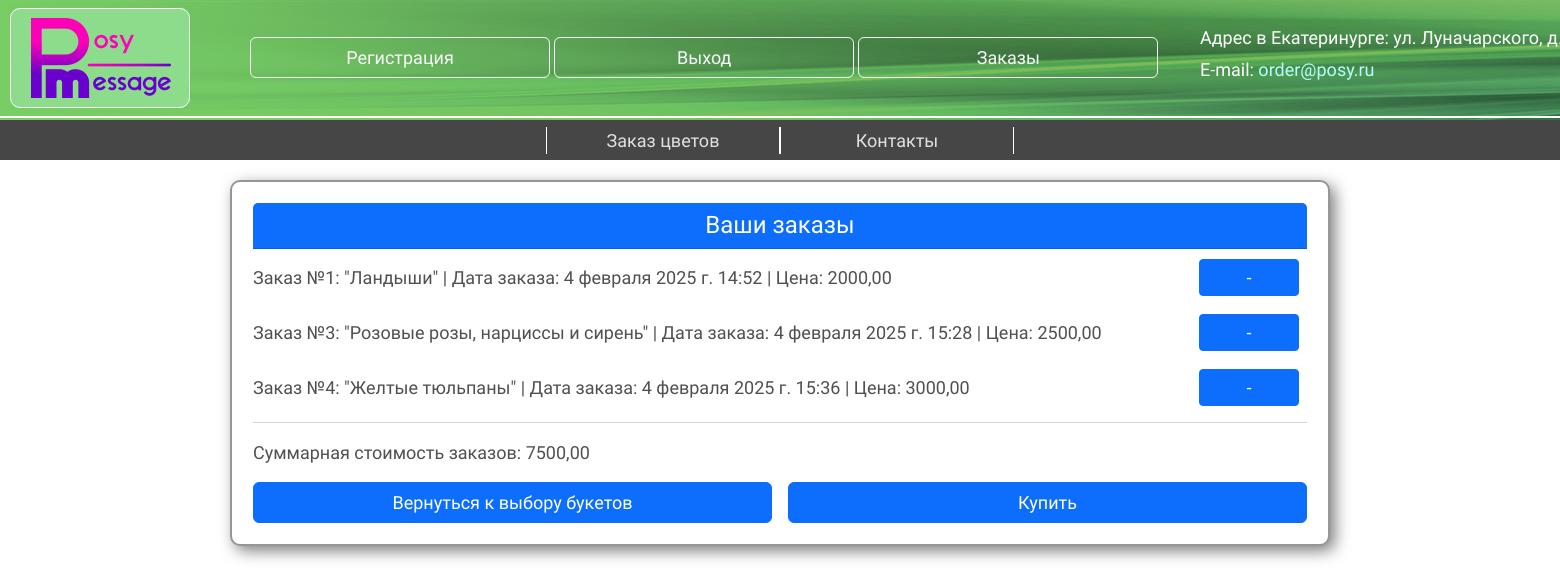
The page /orders/ (signed in) on the database as committed earlier.
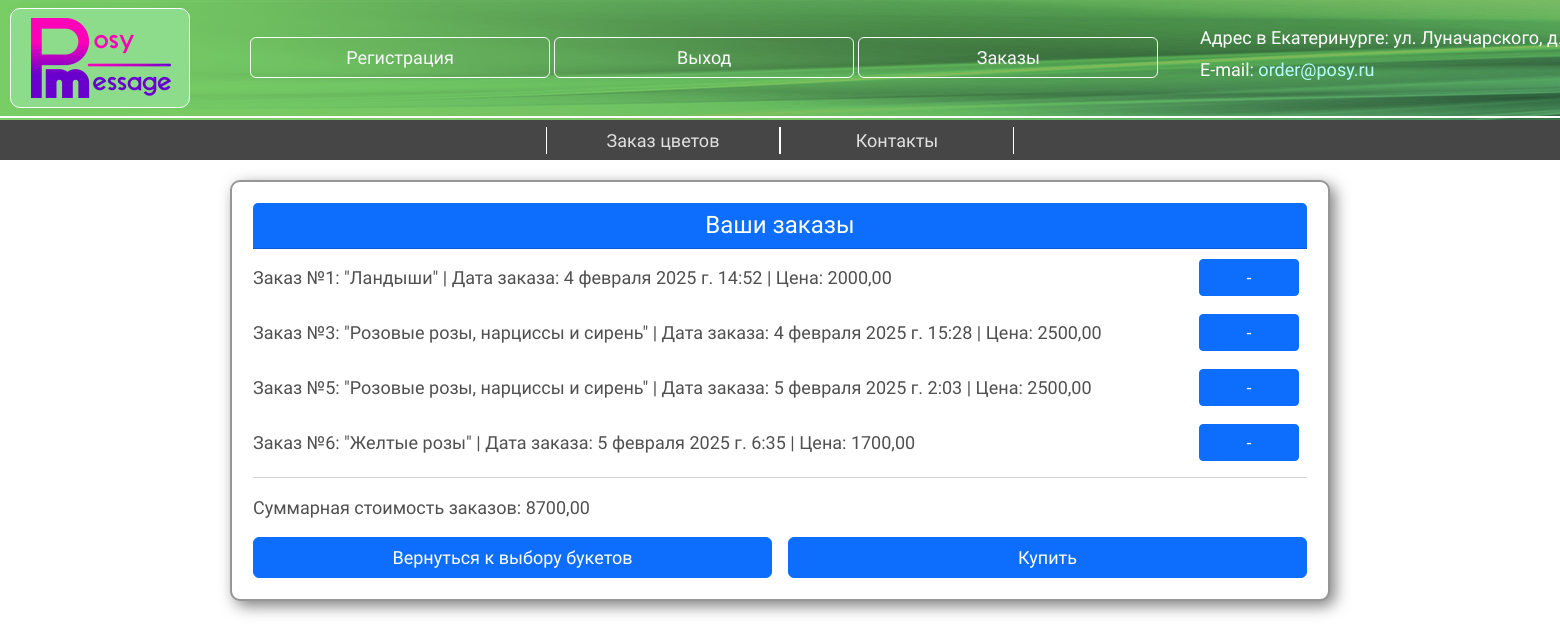
The same page on the database as committed later.
### main/models.py (models this page shows, shortened)
class Order(models.Model):
    user: str = models.ForeignKey(User, on_delete=models.CASCADE)
    flower: str = models.ForeignKey(Flower, on_delete=models.CASCADE)
    order_price: float = models.DecimalField('Цена букета', max_digits=10, decimal_places=2)
    order_date: str = models.DateTimeField('Дата заказа', auto_now_add=True)
    class Meta:
        verbose_name = 'Заказ'
        verbose_name_plural = 'Заказы'

class Flower(models.Model):
    posy_name: str = models.CharField('Название букета', max_length=50, unique=True, null=False)
    price: float = models.DecimalField('Цена букета', max_digits=10, decimal_places=2)
    posy_path: str = models.CharField('Путь к фото букета', max_length=255, default='main/img/posies/small_01.png')
    class Meta:
        verbose_name = 'Букет'
        verbose_name_plural = 'Букеты'

### main/views.py (the view)
# urls.py: path('orders/', views.view_orders, name='orders'),
@login_required
def view_orders(request):
    user_orders = Order.objects.filter(user=request.user)
    amount_price = sum(order.order_price for order in user_orders)
    return render(request, 'orders.html', {'orders': user_orders, 'amount': amount_price})

### main/templates/main/orders.html (shortened to what this page needs)
{% extends 'layout.html' %}
{% block content %}
<div class="card" style="width: 1100px;">
    <div class="card-body">
        <div class="card-header text-center bg-primary text-white">
            <h4 class="mb-0">Ваши заказы</h4>
        </div>
        {% for order in orders %}
        <div class="d-flex align-items-center justify-content-between mb-2">
            <p class="mb-0 order">Заказ №{{order.id}}: "{{order.flower.posy_name}}" | Дата заказа: {{order.order_date}} | Цена: {{order.order_price}}</p>
            <div class="ms-auto">
                <form action="{% url 'delete_order' order.id %}" method="POST" class="d-flex align-items-center">
                    <button type="submit" class="btn btn-primary btn-sm me-2">-</button>
                </form>
            </div>
        </div>
        {% empty %}
            <p>Заказов нет</p>
        {% endfor %}
        <hr>
            <p class="mb-0 order">Суммарная стоимость заказов: {{amount}}</p>
        <div class="d-flex justify-content-center mt-3 gap-3">
            <a href="{% url 'flowers' %}" class="btn btn-primary w-100 ">Вернуться к выбору букетов</a>
            <a href="{% url 'bond' %}" class="btn btn-primary w-100">Купить</a>
        </div>
    </div>
</div>
{% endblock %}

### main/templates/main/layout.html (shortened to what this page needs)
<!DOCTYPE html>
<html lang="ru">
<head>
    <link href="https://cdn.jsdelivr.net/npm/bootstrap@5.3.3/dist/css/bootstrap.min.css"  rel="stylesheet">
    <link href="{% static 'main/css/posy_style.css' %}" type="text/css" rel="stylesheet">
</head>
<body>
<header>
    <div class="brand-bar">
        <img class="brand_logo" src="{% static 'main/img/pm_logo.png' %}" alt="Logo">
    </div>
    {% include 'header.html' %}
</header>
{% if user.is_authenticated %}
    {% include 'navbar.html' %}
{% endif %}
{% block content %}
{% endblock %}
</body>
</html>

### main/templates/main/header.html (shortened to what this page needs)
<div class="brand-bond">
        <p class="br-item">Адрес в Екатеринурге: ул. Луначарского, д.214</p>
        <p class="br-item">E-mail: <a href="https://e.mail.ru/compose/?mailto=order@posy.ru?subject=Заказ" target="_blank">order@posy.ru</a></p>
    </div>
    <div class="header-button">
        <a class="btn btn-outline-light" href="{% url 'register' %}" role="button">Регистрация</a>
        {% if user.is_authenticated %}
            <a class="btn btn-outline-light" href="{% url 'logout' %}" role="button">Выход</a>
            <a class="btn btn-outline-light" href="{% url 'orders' %}" role="button">Заказы</a>
        {% else %}
            <a class="btn btn-outline-light" href="{% url 'login' %}" role="button">Вход</a>
        {% endif %}
    </div>

### main/templates/main/navbar.html
<nav class="navbar-expand" style="background-color: #464646">
    <div class="navbar-nav">
        <a class="nav-item {{ pri_active }}" href="{% url 'flowers' %}">Заказ цветов</a>
        <a class="nav-item {{ sec_active }}" href="{% url 'bond' %}">Контакты</a>
    </div>
</nav>

### main/static/main/css/posy_style.css (style rules this page uses)
header { background-image: url("../img/nav_back.png"); width: 100%; height: 120px; }
.brand-bar { background-color: #8CDC8CFF; position: relative; left: 10px; top: 8px; width: 180px; height: 100px; padding: 9px 20px; border-radius: 10px; border: 1px solid #FFFFFF; }
.brand-bond { position: absolute; left: 1200px; top: 24px; width: 800px; display: grid; grid-template-columns: 1fr 1fr; }
.br-item { font-family: "Didact Gothic", serif; font-size: 18px; font-weight: 400; color: #FFFFFF; margin-bottom: 5px; }
a { color: #B4FFFF; text-decoration: none; }
.header-button { position: absolute; top: 37px; left: 250px; }
.btn.btn-outline-light { font-family: "Didact Gothic", serif; font-size: 18px; font-weight: 400; width: 300px; --bs-btn-hover-bg: transparent; --bs-btn-hover-color: #FFFFFF; --bs-btn-hover-border-color: #FFFFFF; --bs-btn-active-color: #FFFFFF; --bs-btn-active-bg: transparent; }
.navbar-nav { display: flex; align-content: center; align-items: center; height: 40px; margin: 0 35%; }
.nav-item { font-family: "Didact Gothic", serif; font-size: 18px; font-weight: 400; flex: 1; text-align: center; color: #E1E1E1; border-left: 1px solid #FFFFFF; border-right: 1px solid #FFFFFF; position: relative; }
.btn.btn-primary { font-size: 18px; width: 100px; }
p { font-size: 20px; }
.card { font-family: "Didact Gothic", serif; font-weight: 400; color: #505050; text-align: center; padding: 5px; margin: 20px auto; border-radius: 10px; border: 2px solid #969696; box-shadow: 5px 5px 15px rgba(0, 0, 0, 0.5); }
.order { font-size: 18px; margin-top: 10px; text-align: left; }
h4 { font-family: "Didact Gothic", serif; font-size: 24px; font-weight: 500; font-style: normal; color: #FFFFFF; }
button { margin-top: 10px; }

Rows that differ between the two databases and show on the page:
removed Order: id "4", flower.posy_name "Желтые тюльпаны", order_date "4 февраля 2025 г. 15:36", order_price "3000,00"
added Order: id "5", flower.posy_name "Розовые розы, нарциссы и сирень", order_date "5 февраля 2025 г. 2:03", order_price "2500,00"
added Order: id "6", flower.posy_name "Желтые розы", order_date "5 февраля 2025 г. 6:35", order_price "1700,00"
Other text that changed with them:
{{ amount }}: "7500,00" → "8700,00"
